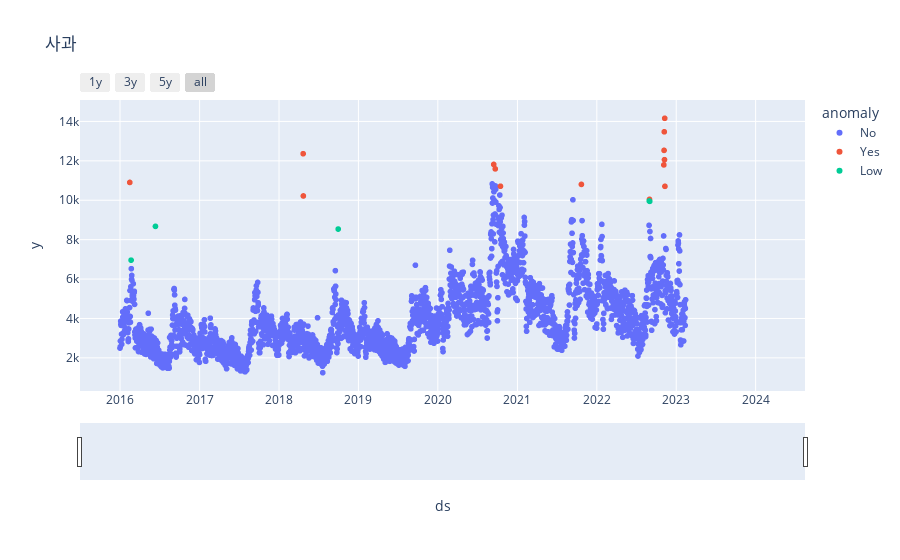

The notebook cell this image was saved under:
### Markdown cell above
# 시각화

### Code cell
### vscode에서는 실행불가. jupyter를 이용하는 것을 권장 ###

# 라이브러리
import pandas as pd
import plotly.express as px
from prophet import Prophet

import warnings
warnings.filterwarnings(action='ignore')

df_anomaly = pd.read_csv('../Naver_Search_Amount/data/result/search_result_absolute20230214.csv', encoding='cp949')
df_anomaly = df_anomaly[df_anomaly.columns[df_anomaly.apply(lambda x: len(x[x.notnull().values]) > 30).values == True]] # 값이 30개 이상인 항목만
weight = 1.5  #가중치 직접 설정가능 (오차 허용범위(높을 수록 둔감))

def visualization(df_anomaly):
    search_key = input('검색어를 입력해주세요: ')
    if search_key not in df_anomaly.columns:
        return print('해당 검색어는 이상감지 목표 검색어에 해당하지 않습니다. config 파일에 추가 후 재실행 해주십시오.')
    new_df = df_anomaly[['날짜', search_key]]
    new_df['날짜'] = new_df['날짜'].astype('datetime64[ns]')
    new_df = new_df.set_index('날짜')
    new_df_prophet = new_df.reset_index()[['날짜', new_df.columns[0]]].rename({'날짜':'ds', new_df.columns[0]:'y'}, axis='columns')
    m = Prophet()#changepoint_range=0.95, changepoint_prior_scale=0.05) #holidays=holidays)
    m.add_country_holidays(country_name='KR')
    m.fit(new_df_prophet)
    future = m.make_future_dataframe(periods=365, freq='D')
    forecast = m.predict(future)
    forecast[['ds','yhat','yhat_lower','yhat_upper']].tail(10)
    result = pd.concat([new_df_prophet.set_index('ds')['y'], forecast.set_index('ds')[['yhat','yhat_lower','yhat_upper']]], axis=1)
    result['error'] = result['y'] - result['yhat'] #실제값 - 예측값범위
    result['uncertainty'] = result['yhat_upper'] - result['yhat_lower'] #범위, 불확실성
    # 본래 abs를 붙여 낮게 나온 이상치도 출력하는 코드였지만, 검색어 특성상 높게 나온 지점만 산출하기 위해 abs 삭제
    #비율에 따라, 검색량이 절대적으로 적은(일정 수치 이하) 경우는 가중치를 바꾸도록??
    result['anomaly'] = result.apply(lambda x: 'Yes' if((x['error']) > weight*x['uncertainty']) else 'No', axis = 1) #원래는 1.5. 나는 0.4
    result['anomaly'] = result.apply(lambda x: 'Low' if (x['anomaly']=='Yes') & (x['y'] < 10000) else 'Yes' if (x['anomaly']=='Yes') & (x['y'] >= 10000) else 'No', axis=1) #10000 이하는 Low로
    #visualize the anomaly data
    fig = px.scatter(result.reset_index(), x='ds', y='y', color='anomaly', 
                     color_discrete_map={'Yes': '#EF553B','No': '#636EFA', 'Low': '#00CC96'}, title=new_df.columns[0])    
    #slider
    fig.update_xaxes(
        rangeslider_visible = True,
        rangeselector = dict(
            buttons = list([
                    dict(count=1, label='1y', step="year", stepmode="backward"),
                    dict(count=2, label='3y', step="year", stepmode="backward"),
                    dict(count=2, label='5y', step="year", stepmode="backward"),
                    dict(step="all")
            ])
        )
    )
    fig.show()
visualization(df_anomaly)

### Figure 1 — Plotly figure (JSON) as saved in the notebook; plotly's stock layout.template omitted (floating-point values rounded to 4 significant figures; data arrays with more than 128 entries replaced by an {"elided": "..."} marker saying what was removed)
{"data": [{"hovertemplate": "anomaly=No<br>ds=%{x}<br>y=%{y}<extra></extra>", "legendgroup": "No", "marker": {"color": "#636EFA", "symbol": "circle"}, "mode": "markers", "name": "No", "showlegend": true, "type": "scattergl", "x": {"elided": "2947 str values"}, "xaxis": "x", "y": {"elided": "2947 float values"}, "yaxis": "y"}, {"hovertemplate": "anomaly=Yes<br>ds=%{x}<br>y=%{y}<extra></extra>", "legendgroup": "Yes", "marker": {"color": "#EF553B", "symbol": "circle"}, "mode": "markers", "name": "Yes", "showlegend": true, "type": "scattergl", "x": ["2016-02-15T00:00:00", "2018-04-22T00:00:00", "2018-04-23T00:00:00", "2020-09-14T00:00:00", "2020-09-21T00:00:00", "2020-10-15T00:00:00", "2021-10-22T00:00:00", "2022-08-31T00:00:00", "2022-11-05T00:00:00", "2022-11-06T00:00:00", "2022-11-07T00:00:00", "2022-11-08T00:00:00", "2022-11-09T00:00:00", "2022-11-10T00:00:00"], "xaxis": "x", "y": [10900.0, 12360.0, 10220.0, 11820.0, 11590.0, 10710.0, 10800.0, 10040.0, 11790.0, 12530.0, 13470.0, 12060.0, 14160.0, 10710.0], "yaxis": "y"}, {"hovertemplate": "anomaly=Low<br>ds=%{x}<br>y=%{y}<extra></extra>", "legendgroup": "Low", "marker": {"color": "#00CC96", "symbol": "circle"}, "mode": "markers", "name": "Low", "showlegend": true, "type": "scattergl", "x": ["2016-02-21T00:00:00", "2016-06-12T00:00:00", "2018-09-30T00:00:00", "2022-08-30T00:00:00", "2022-09-01T00:00:00"], "xaxis": "x", "y": [6959.0, 8674.0, 8537.0, 9963.0, 9944.0], "yaxis": "y"}], "layout": {"legend": {"title": {"text": "anomaly"}, "tracegroupgap": 0}, "title": {"text": "사과"}, "xaxis": {"anchor": "y", "domain": [0, 1], "rangeselector": {"buttons": [{"count": 1, "label": "1y", "step": "year", "stepmode": "backward"}, {"count": 2, "label": "3y", "step": "year", "stepmode": "backward"}, {"count": 2, "label": "5y", "step": "year", "stepmode": "backward"}, {"step": "all"}]}, "rangeslider": {"visible": true}, "title": {"text": "ds"}}, "yaxis": {"anchor": "x", "domain": [0, 1], "title": {"text": "y"}}}}
